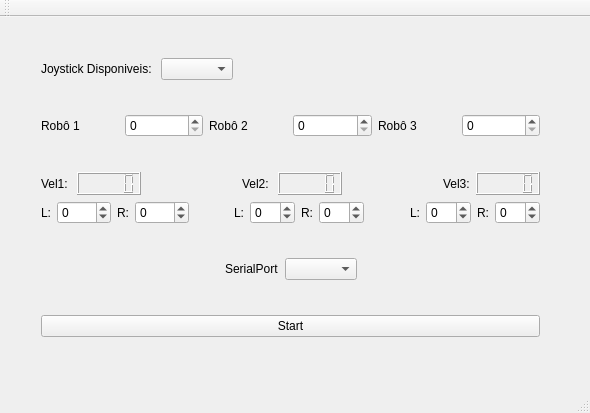
<?xml version="1.0" encoding="UTF-8"?>
<ui version="4.0">
 <class>MainWindow</class>
 <widget class="QMainWindow" name="MainWindow">
  <property name="geometry">
   <rect>
    <x>0</x>
    <y>0</y>
    <width>590</width>
    <height>413</height>
   </rect>
  </property>
  <property name="windowTitle">
   <string>MainWindow</string>
  </property>
  <widget class="QWidget" name="centralWidget">
   <widget class="QWidget" name="verticalLayoutWidget">
    <property name="geometry">
     <rect>
      <x>30</x>
      <y>30</y>
      <width>521</width>
      <height>301</height>
     </rect>
    </property>
    <layout class="QVBoxLayout" name="verticalLayout">
     <item>
      <layout class="QHBoxLayout" name="horizontalLayout_3">
       <item>
        <widget class="QLabel" name="label_2">
         <property name="text">
          <string>Joystick Disponiveis: </string>
         </property>
        </widget>
       </item>
       <item>
        <widget class="QComboBox" name="joyCbx"/>
       </item>
       <item>
        <spacer name="horizontalSpacer_5">
         <property name="orientation">
          <enum>Qt::Horizontal</enum>
         </property>
         <property name="sizeHint" stdset="0">
          <size>
           <width>40</width>
           <height>20</height>
          </size>
         </property>
        </spacer>
       </item>
      </layout>
     </item>
     <item>
      <spacer name="verticalSpacer_2">
       <property name="orientation">
        <enum>Qt::Vertical</enum>
       </property>
       <property name="sizeHint" stdset="0">
        <size>
         <width>20</width>
         <height>40</height>
        </size>
       </property>
      </spacer>
     </item>
     <item>
      <layout class="QHBoxLayout" name="horizontalLayout_2">
       <item>
        <widget class="QLabel" name="label_3">
         <property name="text">
          <string>Robô 1</string>
         </property>
        </widget>
       </item>
       <item>
        <widget class="QSpinBox" name="roboSpinBx"/>
       </item>
       <item>
        <widget class="QLabel" name="label_4">
         <property name="text">
          <string>Robô 2</string>
         </property>
        </widget>
       </item>
       <item>
        <widget class="QSpinBox" name="roboSpinBx2"/>
       </item>
       <item>
        <widget class="QLabel" name="label_5">
         <property name="text">
          <string>Robô 3</string>
         </property>
        </widget>
       </item>
       <item>
        <widget class="QSpinBox" name="roboSpinBx3"/>
       </item>
      </layout>
     </item>
     <item>
      <spacer name="verticalSpacer_4">
       <property name="orientation">
        <enum>Qt::Vertical</enum>
       </property>
       <property name="sizeHint" stdset="0">
        <size>
         <width>20</width>
         <height>40</height>
        </size>
       </property>
      </spacer>
     </item>
     <item>
      <layout class="QHBoxLayout" name="horizontalLayout">
       <item>
        <widget class="QLabel" name="label_7">
         <property name="text">
          <string>Vel1: </string>
         </property>
        </widget>
       </item>
       <item>
        <widget class="QLCDNumber" name="lcdNumber"/>
       </item>
       <item>
        <spacer name="horizontalSpacer_3">
         <property name="orientation">
          <enum>Qt::Horizontal</enum>
         </property>
         <property name="sizeHint" stdset="0">
          <size>
           <width>40</width>
           <height>20</height>
          </size>
         </property>
        </spacer>
       </item>
       <item>
        <widget class="QLabel" name="label_6">
         <property name="text">
          <string>Vel2: </string>
         </property>
        </widget>
       </item>
       <item>
        <widget class="QLCDNumber" name="lcdNumber_2"/>
       </item>
       <item>
        <spacer name="horizontalSpacer_4">
         <property name="orientation">
          <enum>Qt::Horizontal</enum>
         </property>
         <property name="sizeHint" stdset="0">
          <size>
           <width>40</width>
           <height>20</height>
          </size>
         </property>
        </spacer>
       </item>
       <item>
        <widget class="QLabel" name="label_8">
         <property name="text">
          <string>Vel3:</string>
         </property>
        </widget>
       </item>
       <item>
        <widget class="QLCDNumber" name="lcdNumber_3"/>
       </item>
      </layout>
     </item>
     <item>
      <layout class="QHBoxLayout" name="horizontalLayout_5">
       <item>
        <widget class="QLabel" name="label_9">
         <property name="text">
          <string>L:</string>
         </property>
        </widget>
       </item>
       <item>
        <widget class="QSpinBox" name="lr1SPX">
         <property name="minimum">
          <number>-99</number>
         </property>
         <property name="maximum">
          <number>1000</number>
         </property>
         <property name="singleStep">
          <number>1</number>
         </property>
         <property name="stepType">
          <enum>QAbstractSpinBox::AdaptiveDecimalStepType</enum>
         </property>
         <property name="displayIntegerBase">
          <number>10</number>
         </property>
        </widget>
       </item>
       <item>
        <widget class="QLabel" name="label_10">
         <property name="text">
          <string>R:</string>
         </property>
        </widget>
       </item>
       <item>
        <widget class="QSpinBox" name="rr1SPX">
         <property name="minimum">
          <number>-99</number>
         </property>
         <property name="maximum">
          <number>1000</number>
         </property>
        </widget>
       </item>
       <item>
        <spacer name="horizontalSpacer_6">
         <property name="orientation">
          <enum>Qt::Horizontal</enum>
         </property>
         <property name="sizeHint" stdset="0">
          <size>
           <width>40</width>
           <height>20</height>
          </size>
         </property>
        </spacer>
       </item>
       <item>
        <widget class="QLabel" name="label_11">
         <property name="text">
          <string>L:</string>
         </property>
        </widget>
       </item>
       <item>
        <widget class="QSpinBox" name="lr2SPX">
         <property name="minimum">
          <number>-99</number>
         </property>
        </widget>
       </item>
       <item>
        <widget class="QLabel" name="label_12">
         <property name="text">
          <string>R:</string>
         </property>
        </widget>
       </item>
       <item>
        <widget class="QSpinBox" name="rr2SPX">
         <property name="minimum">
          <number>-99</number>
         </property>
        </widget>
       </item>
       <item>
        <spacer name="horizontalSpacer_7">
         <property name="orientation">
          <enum>Qt::Horizontal</enum>
         </property>
         <property name="sizeHint" stdset="0">
          <size>
           <width>40</width>
           <height>20</height>
          </size>
         </property>
        </spacer>
       </item>
       <item>
        <widget class="QLabel" name="label_14">
         <property name="text">
          <string>L:</string>
         </property>
        </widget>
       </item>
       <item>
        <widget class="QSpinBox" name="lr3SPX">
         <property name="minimum">
          <number>-99</number>
         </property>
        </widget>
       </item>
       <item>
        <widget class="QLabel" name="label_13">
         <property name="text">
          <string>R:</string>
         </property>
        </widget>
       </item>
       <item>
        <widget class="QSpinBox" name="rr3SPX">
         <property name="minimum">
          <number>-99</number>
         </property>
        </widget>
       </item>
      </layout>
     </item>
     <item>
      <spacer name="verticalSpacer_3">
       <property name="orientation">
        <enum>Qt::Vertical</enum>
       </property>
       <property name="sizeHint" stdset="0">
        <size>
         <width>20</width>
         <height>40</height>
        </size>
       </property>
      </spacer>
     </item>
     <item>
      <layout class="QHBoxLayout" name="horizontalLayout_4">
       <item>
        <spacer name="horizontalSpacer_2">
         <property name="orientation">
          <enum>Qt::Horizontal</enum>
         </property>
         <property name="sizeHint" stdset="0">
          <size>
           <width>40</width>
           <height>20</height>
          </size>
         </property>
        </spacer>
       </item>
       <item>
        <widget class="QLabel" name="label">
         <property name="text">
          <string>SerialPort</string>
         </property>
        </widget>
       </item>
       <item>
        <widget class="QComboBox" name="serialCbx"/>
       </item>
       <item>
        <spacer name="horizontalSpacer">
         <property name="orientation">
          <enum>Qt::Horizontal</enum>
         </property>
         <property name="sizeHint" stdset="0">
          <size>
           <width>40</width>
           <height>20</height>
          </size>
         </property>
        </spacer>
       </item>
      </layout>
     </item>
     <item>
      <spacer name="verticalSpacer">
       <property name="orientation">
        <enum>Qt::Vertical</enum>
       </property>
       <property name="sizeHint" stdset="0">
        <size>
         <width>20</width>
         <height>40</height>
        </size>
       </property>
      </spacer>
     </item>
     <item>
      <widget class="QPushButton" name="pushButton">
       <property name="text">
        <string>Start</string>
       </property>
      </widget>
     </item>
    </layout>
   </widget>
  </widget>
  <widget class="QMenuBar" name="menuBar">
   <property name="geometry">
    <rect>
     <x>0</x>
     <y>0</y>
     <width>590</width>
     <height>25</height>
    </rect>
   </property>
  </widget>
  <widget class="QToolBar" name="mainToolBar">
   <attribute name="toolBarArea">
    <enum>TopToolBarArea</enum>
   </attribute>
   <attribute name="toolBarBreak">
    <bool>false</bool>
   </attribute>
  </widget>
  <widget class="QStatusBar" name="statusBar"/>
 </widget>
 <layoutdefault spacing="6" margin="11"/>
 <resources/>
 <connections/>
</ui>
